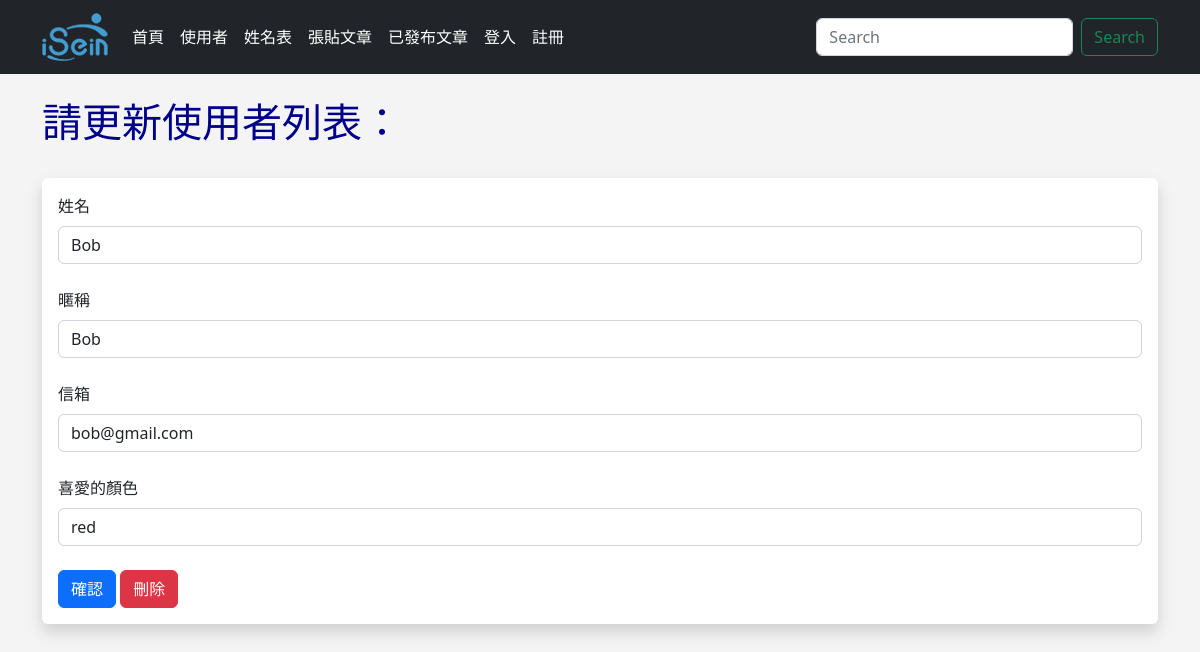
The page /update/1 on the database as committed earlier.
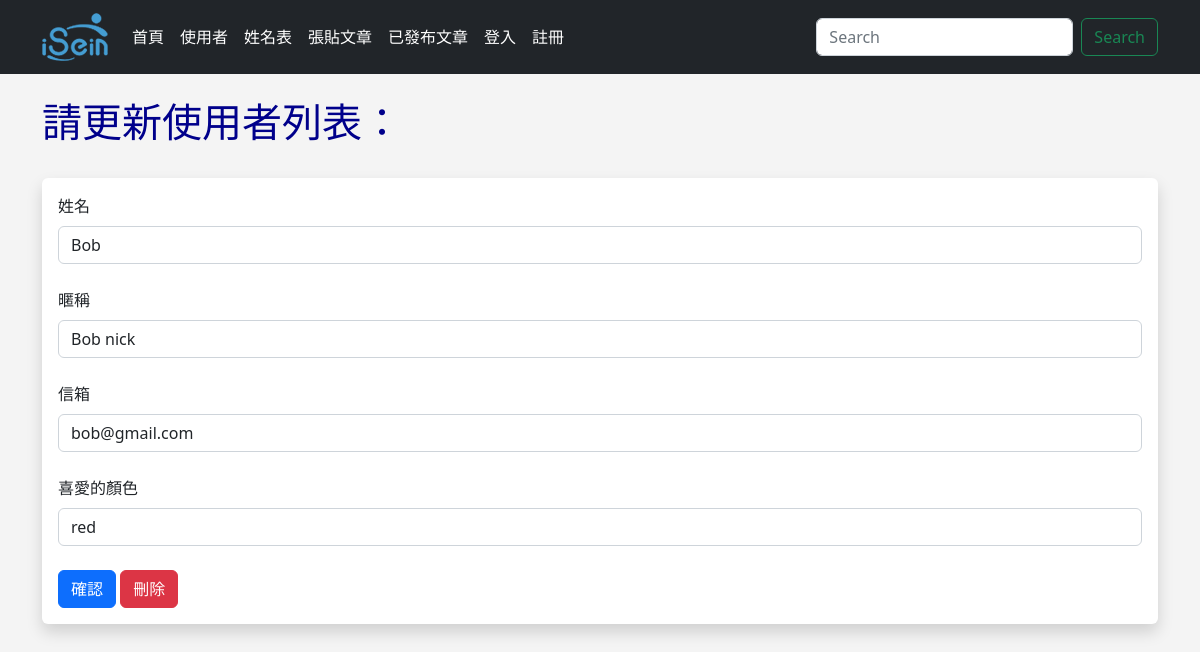
The same page on the database as committed later.
### app.py (models this page shows, shortened)
class Users(db.Model, UserMixin):
    id = db.Column(db.Integer, primary_key=True)
    username = db.Column(db.String(20), nullable=False)
    name = db.Column(db.String(200), nullable=False)
    email = db.Column(db.String(200), nullable=False, unique=True)
    favorite_color = db.Column(db.String(120))
    password_hash = db.Column(db.String(128))
    date_added = db.Column(db.DateTime, default=datetime.utcnow)
    @property
    def password(self):
        raise AttributeError("哈希屬性不可讀取！")

### app.py (the view)
@app.route('/update/<int:id>', methods=['GET', 'POST'])
def update(id):
    form=UserForm()
    name_to_update=Users.query.get_or_404(id)
    if request.method == 'POST':
        name_to_update.name=request.form['name']
        name_to_update.email=request.form['email']
        name_to_update.favorite_color=request.form['favorite_color']
        name_to_update.username=request.form['username']
        try:
            db.session.commit()
            flash('使用者已成功更新')
            return render_template('update.html',
                form=form,
                name_to_update=name_to_update
                )
        except:
            flash("看來有些問題，請再試試！")
            return render_template("update.html",
                form=form,
                name_to_update=name_to_update
                )
    else:
        return render_template("update.html",
            form=form,
            name_to_update=name_to_update,
            id=id)

### app.py
class UserForm(FlaskForm):
    name = StringField("姓名", validators=[DataRequired()])
    username = StringField("暱稱")
    email = StringField("信箱", validators=[DataRequired()])
    favorite_color = StringField("喜愛的顏色")
    password_hash = PasswordField('請輸入密碼',
        validators=[DataRequired(),
        EqualTo('password_hash2', message='密碼必須匹配')])
    password_hash2 = PasswordField('請再次輸入密碼', validators=[DataRequired()])
    submit = SubmitField("確認")

### templates/update.html (shortened to what this page needs)
{% extends 'base.html' %}
{% block content %}
    {% if name %}
        <h1>使用者更新</h1>
        <br/><br/><br/>
        <table class="table table-hover table-bordered table-striped">
            {% for our_user in our_users %}
                <tr>
                    <td>{{ our_user.id }}. {{ our_user.name }} - {{ our_user.email }} - {{ our_user.favorite_color }}</td>
                </tr>
            {% endfor %}
        </table>
    {% else %}
        <h1>請更新使用者列表：</h1>
        <br/>
        <div class="shadow p-3 mb-5 bg-body rounded">
            <form action="/update/{{ name_to_update.id }}" method="POST">
                {{ form.name.label(class="form-label") }}
                {{ form.name(class="form-control", value=name_to_update.name) }}
                <br/>
                {{ form.username.label(class="form-label") }}
                {{ form.username(class="form-control", value=name_to_update.username) }}
                <br/>
                {{ form.email.label(class="form-label") }}
                {{ form.email(class="form-control", value=name_to_update.email) }}
                <br/>
                {{ form.favorite_color.label(class="form-label") }}
                {{ form.favorite_color(class="form-control", value=name_to_update.favorite_color) }}
                <br/>
                {{ form.submit(class="btn btn-primary") }}
                <a href="{{ url_for('delete', id=id) }}" class="btn btn-danger">刪除</a>
            </form>
        </div>
    <br/><br/><br/>
    {% endif %}
{% endblock %}

Rows that differ between the two databases and show on the page:
changed Users "Bob": username "Bob" → "Bob nick"
